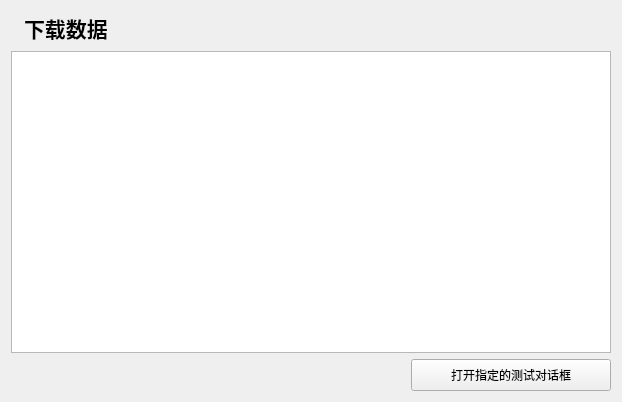
<?xml version="1.0" encoding="UTF-8"?>
<ui version="4.0">
 <class>DownloadDataWidget</class>
 <widget class="QWidget" name="DownloadDataWidget">
  <property name="geometry">
   <rect>
    <x>0</x>
    <y>0</y>
    <width>618</width>
    <height>402</height>
   </rect>
  </property>
  <property name="windowTitle">
   <string>下载数据</string>
  </property>
  <layout class="QVBoxLayout" name="verticalLayout_2">
   <item>
    <layout class="QHBoxLayout" name="horizontalLayout_2">
     <item>
      <layout class="QHBoxLayout" name="horizontalLayout" stretch="0,1">
       <item>
        <widget class="QLabel" name="_promptLabel">
         <property name="text">
          <string/>
         </property>
        </widget>
       </item>
       <item>
        <widget class="QLabel" name="_downloadDataLabel">
         <property name="font">
          <font>
           <pointsize>16</pointsize>
           <weight>75</weight>
           <bold>true</bold>
          </font>
         </property>
         <property name="text">
          <string>下载数据</string>
         </property>
        </widget>
       </item>
      </layout>
     </item>
     <item>
      <spacer name="horizontalSpacer">
       <property name="orientation">
        <enum>Qt::Horizontal</enum>
       </property>
       <property name="sizeHint" stdset="0">
        <size>
         <width>40</width>
         <height>20</height>
        </size>
       </property>
      </spacer>
     </item>
     <item>
      <layout class="QVBoxLayout" name="verticalLayout">
       <item>
        <widget class="QLabel" name="_devLabel">
         <property name="text">
          <string/>
         </property>
        </widget>
       </item>
       <item>
        <widget class="QLabel" name="_progressLabel">
         <property name="text">
          <string/>
         </property>
        </widget>
       </item>
      </layout>
     </item>
    </layout>
   </item>
   <item>
    <widget class="QTableView" name="_testDataTableView">
     <property name="minimumSize">
      <size>
       <width>600</width>
       <height>300</height>
      </size>
     </property>
     <property name="selectionMode">
      <enum>QAbstractItemView::SingleSelection</enum>
     </property>
     <property name="selectionBehavior">
      <enum>QAbstractItemView::SelectRows</enum>
     </property>
    </widget>
   </item>
   <item>
    <layout class="QHBoxLayout" name="horizontalLayout_3">
     <item>
      <spacer name="horizontalSpacer_2">
       <property name="orientation">
        <enum>Qt::Horizontal</enum>
       </property>
       <property name="sizeHint" stdset="0">
        <size>
         <width>40</width>
         <height>20</height>
        </size>
       </property>
      </spacer>
     </item>
     <item>
      <widget class="QPushButton" name="_openTestDialogPushButton">
       <property name="minimumSize">
        <size>
         <width>200</width>
         <height>32</height>
        </size>
       </property>
       <property name="text">
        <string>打开指定的测试对话框</string>
       </property>
      </widget>
     </item>
    </layout>
   </item>
  </layout>
 </widget>
 <resources/>
 <connections/>
</ui>
